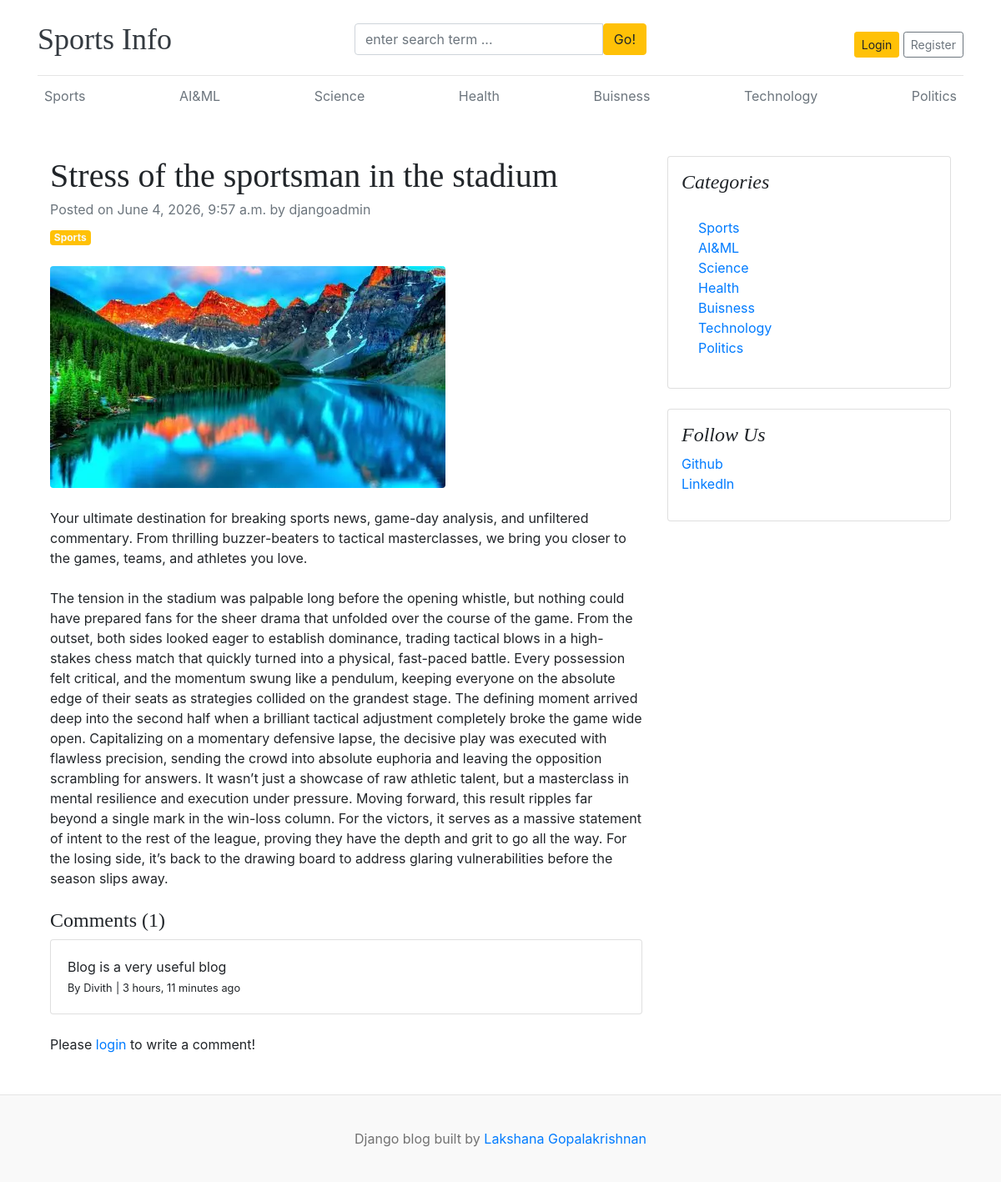
The page /post/stress-of-the-sportsman-in-the-stadium-1/ on the database its author committed.
### blogs/models.py (models this page shows, shortened)
class Category(models.Model):
    category_name=models.CharField(max_length=50,unique=True)
    created_at=models.DateTimeField(auto_now_add=True)
    updated_at=models.DateTimeField(auto_now=True)
    class Meta:
        verbose_name_plural='categories'
    def __str__(self):
        return self.category_name

class Blog(models.Model):
    title=models.CharField(max_length=100)
    slug=models.SlugField(max_length=150,unique=True,blank=True)
    category=models.ForeignKey(Category,on_delete=models.CASCADE)
    author=models.ForeignKey(User,on_delete=models.CASCADE)
    featured_image=models.ImageField(upload_to='uploads/%Y/%m/%d')
    short_description=models.TextField(max_length=500)
    blog_body=models.TextField(max_length=2000)
    status=models.CharField(max_length=20,choices=STATUS_CHOICES,default="Draft")
    is_featured=models.BooleanField(default=False)
    created_at=models.DateTimeField(auto_now_add=True)
    updated_at=models.DateTimeField(auto_now=True)

class Comment(models.Model):
    user=models.ForeignKey(User,on_delete=models.CASCADE)
    blog=models.ForeignKey(Blog,on_delete=models.CASCADE)
    comment=models.TextField(max_length=250)
    created_at=models.DateTimeField(auto_now_add=True)
    updated_at=models.DateTimeField(auto_now=True)
    def __str__(self):
        return self.comment

class SocialLink(models.Model):
    platform=models.CharField(max_length=25)
    link=models.URLField(max_length=100)
    created_at=models.DateTimeField(auto_now_add=True)
    updated_at=models.DateTimeField(auto_now=True)
    class Meta:
        verbose_name_plural='Follow'

### blogs/views.py (the view, shortened to what this page needs)
# urls.py: path('post/<slug:slug>/',BlogsView.blogs,name='blogs'),
def blogs(request,slug):
    single_blog=get_object_or_404(Blog,slug=slug,status='Published')
    comments=Comment.objects.filter(blog=single_blog)
    comment_count=comments.count()
    context={
        'single_blog':single_blog,
        'comments':comments,
        'comment_count':comment_count,
    }
    return render(request,'blogs.html',context)

### blogs/context_processors.py (called while the page is built)
def get_categories(request):
    categories=Category.objects.all().order_by('-updated_at')
    return {'categories':categories}

def get_social_links(request):
    social_links=SocialLink.objects.all()
    return dict(social_links=social_links)

### templates/blogs.html
{% extends 'base.html' %}
{% block content %}
<div class="container mt-5">
    <div class="row">
        <div class="col-lg-8">
            <article>
                <header class="mb-4">
                    <h1 class="fw-bolder mb-1">{{single_blog.title}}</h1>
                    <div class="text-muted fst-italic mb-2">Posted on {{single_blog.created_at}} by {{single_blog.author}}</div>
                    <a class="badge bg-warning text-decoration-none text-light" href="#!">{{single_blog.category}}</a>
                </header>
                <figure class="mb-4">
                    <img class="img-fluid rounded" src="{{ single_blog.featured_image.url }}" alt="{{ single_blog.title }}">
                </figure>
                <section class="mb-5">
                    <p class="fs-5 mb-4">{{single_blog.short_description}}</p>
                    <p class="fs-5 mb-4">{{single_blog.blog_body}}</p>
                    <h4>Comments ({{comment_count}})</h4>
                    {% if comments %}
                      {% for comment in comments %}
                            <div class="card mt-1">
                                <div class="card-body">
                                    <p class="card-text mb-0">{{ comment }}</p>
                                    <span>
                                        <small>By {{ comment.user }}</small>
                                        <small>| {{ comment.created_at | timesince }} ago</small>
                                    </span>
                                </div>
                            </div>
                        {% endfor %}
                    {% else %}
                    No comments yet.
                    {% endif %}
                    <br>
                     <div class="form-group">
                        {% if user.is_authenticated %}
                        <form action="" method="POST">
                            {% csrf_token %}
                            <div class="form-group">
                                <textarea name="comment" class="form-control" placeholder="Write your comment"></textarea>
                                <input type="submit" value="Submit" class="btn btn-primary mt-2">
                            </div>
                        </form>
                        {% else %}
                        <p>Please <span><a href="{% url 'login' %}">login</a></span> to write a comment!</p>
                        {% endif %}
                    </div>
                </section>
            </article>
        </div>
        <div class="col-lg-4">
            <div class="card mb-4 p-3">
                <h4 class="font-italic">Categories</h4>
                <div class="card-body">
                    <div class="row">
                        <div class="col-sm-6">
                            <ul class="list-unstyled mb-0">
                                {% for category in categories %}
                                <li><a href="{% url 'posts_by_category' category.id %}">{{category.category_name}}</a></li>
                                {% endfor %}
                            </ul>
                        </div>
                    </div>
                </div>
            </div>
             {% if social_links %}
                <div class="card mb-4 p-3">
                    <h4 class="font-italic">Follow Us</h4>
                    <ol class="list-unstyled">
                        {% for platform in social_links %}
                            <li><a href="{{platform.link}}" target="_blank" >{{platform.platform}}</a></li>
                        {% endfor %}
                    </ol>
                </div>
            {% endif %}
        </div>
    </div>
</div>
{% endblock %}

### templates/base.html (shortened to what this page needs)
{% load static %}
<!DOCTYPE html>
<html lang="en">
<head>
    <link href="https://getbootstrap.com/docs/4.0/dist/css/bootstrap.min.css" rel="stylesheet">
    <link href="{% static 'css/blog.css' %}" rel="stylesheet">
    <link rel="stylesheet" href="https://cdnjs.cloudflare.com/ajax/libs/font-awesome/6.0.0-beta3/css/all.min.css">
</head>
<body>
    <div class="container">
        <header class="blog-header py-3 ">
            <div class="row flex-nowrap justify-content-between align-items-center">
                <div class="col-4 pt-1">
                    <a class="blog-header-logo text-dark fw-bold" href="/">Sports Info</a>
                </div>
                <div class="col-4 mt-1">
                    <form action="{% url 'search' %}" method="GET">
                        <div class="input-group">
                            <input class="form-control" type="text" name="keyword" value="{{keyword}}" placeholder="enter search term ..." aria-label="Enter search term ..." aria-describedby="button-search"/>
                            <button type="submit" class="btn btn-warning" id="button-search" type="button">Go!</button>
                        </div>
                    </form>
                </div>
                <div class="col-4 d-flex justify-content-end mt-3">
                    {% if not user.is_authenticated %}
                    <a class="btn btn-sm btn-warning" href="{% url 'login' %}">Login</a> &nbsp;
                    <a class="btn btn-sm btn-outline-secondary" href="{% url 'register' %}">Register</a>
                    {% else %}
                    <h6><a href="{% url 'dashboard' %}" class="text-dark">Dashboard</a></h6>
                        &emsp;
                    <h6><a href="{% url 'logout' %}">Logout</a></h6>
                    {% endif %}
            </div>
        </header>
          <div class="nav-scroller py-1 mb-2">
            <nav class="nav d-flex justify-content-between">
                {% for category in categories %}
                    <a class="p-2 text-muted" href="{% url 'posts_by_category' category.id %}">{{category.category_name}}</a>
                {% endfor %}
            </nav>
        </div>
        {% block content %}
        {% endblock %}
    </div>
         <footer class="blog-footer w-100">
        <p>Django blog built by <a href="#">Lakshana Gopalakrishnan</a></p>
    </footer>
</body>
</html>

### blog_main/static/css/blog.css (style rules this page uses)
.blog-header { border-bottom: 1px solid #e5e5e5; }
.blog-header-logo { font-family: "Playfair Display", Georgia, "Times New Roman", serif ; font-size: 2.25rem; }
h1, h2, h3, h4, h5, h6 { font-family: "Playfair Display", Georgia, "Times New Roman", serif ; }
.blog-footer { padding: 2.5rem 0; color: #727272; text-align: center; background-color: #f9f9f9; border-top: .05rem solid #e5e5e5; }
.blog-footer p:last-child { margin-bottom: 0; }

### rows shown on the page
Category: category_name "Sports"
Category: category_name "AI&ML"
Category: category_name "Science"
Category: category_name "Health"
Category: category_name "Buisness"
Category: category_name "Technology"
Category: category_name "Politics"
Blog: title "Stress of the sportsman in the stadium", created_at "June 4, 2026, 9:57 a.m.", author "djangoadmin", category "Sports", featured_image (picture), short_description "Your ultimate destination for breaking sports news, game-day analysis, and unfiltered commentary. From thrilling buzzer-beaters to tactical masterclasses, we bring you closer to the games, teams, and athletes you love.", blog_body "The tension in the stadium was palpable long before the opening whistle, but nothing could have prepared fans for the sheer drama that unfolded over the course of the game. From the outset, both sides looked eager to establish dominance, trading tactical blows in a high-stakes chess match that quickly turned into a physical, fast-paced battle. Every possession felt critical, and the momentum swung like a pendulum, keeping everyone on the absolute edge of their seats as strategies collided on the grandest stage. The defining moment arrived deep into the second half when a brilliant tactical adjustment completely broke the game wide open. Capitalizing on a momentary defensive lapse, the…"
Comment: comment "Blog is a very useful blog", user "Divith", created_at "3 hours, 11 minutes"
SocialLink: platform "Github"
SocialLink: platform "Linkedln"

### other values the page prints
{{ comment_count }} "1"
